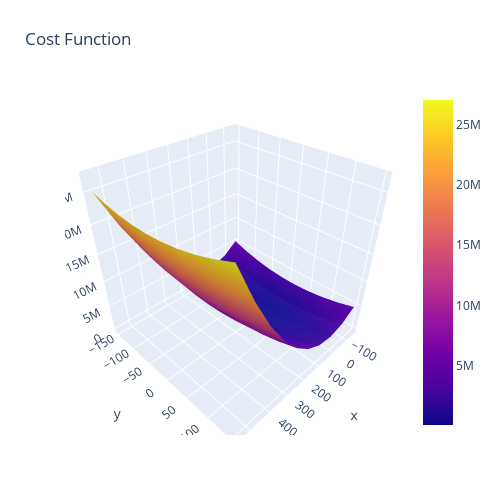

Notebook code for this chart:
### Code cell
import plotly.graph_objects as go

fig = go.Figure(data=[go.Surface(x = m_arr, y = b_arr, z =z_arr)])

fig.update_layout(title='Cost Function', autosize=False,
                  width=500, height=500,
                  margin=dict(l=65, r=50, b=65, t=90))



fig.show()

fig.write_html("cost_function.html")
